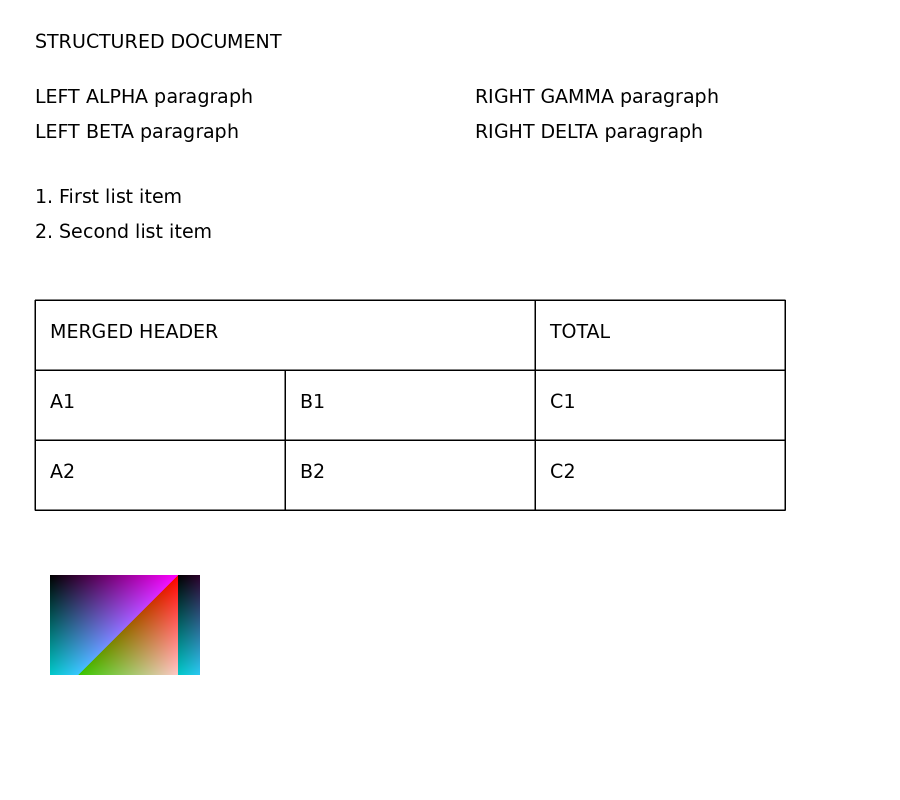
#> input picture scripts/linux-probes/quality/fixtures/structured.png, 1800 x 1600 px, found by its file name (shown at 1/2 size)
$ python probe.py --root ../quality/fixtures
#> lines starting #> are read from the running program, lines starting #| are printed output that depends on the picture; after the words box and inside, x2 and y2 are one past the last pixel; in counts of white or black regions, pixels touching at a corner belong together
"""Begrenzte klassische Qualitätsvorprobe, kein Produktadapter."""
from pathlib import Path
from PIL import Image, ImageDraw
import argparse, csv, hashlib, io, json, re, subprocess, time
import numpy as np

parser=argparse.ArgumentParser(description=__doc__)
parser.add_argument('--root', required=True, type=Path)
ROOT=parser.parse_args().root.resolve()
SOURCE=ROOT/'fixtures/structured.png'
START=time.monotonic()

def groups(values):
    result=[]
    for value in values:
        value=int(value)
        if not result or value>result[-1][-1]+1:result.append([value])
        else:result[-1].append(value)
    return [int(round(sum(group)/len(group))) for group in result]

def geometry(path):
    image=Image.open(path).convert('L');mask=np.asarray(image)<120
    rows=groups(np.flatnonzero(mask.sum(axis=1)>image.width*.65))
    if len(rows)<2:return {'rows':rows,'columns':[],'cells':[]}
    columns=groups(np.flatnonzero(mask[rows[0]:rows[-1]+1].sum(axis=0)>(rows[-1]-rows[0])*.55))
    cells=[]
    for row,(top,bottom) in enumerate(zip(rows,rows[1:])):
        column=0
        while column<len(columns)-1:
            last=column
            while last<len(columns)-2:
                x=columns[last+1]
                boundary=mask[top+6:bottom-6,max(0,x-1):x+2].any(axis=1).mean()
                if boundary>.8:break
                last+=1
            cells.append({'row':row,'firstColumn':column,'lastColumn':last,'box':[columns[column],top,columns[last+1],bottom]})
            column=last+1
    return {'rows':rows,'columns':columns,'cells':cells}

def ocr(path,psm):
    process=subprocess.run(['/usr/bin/tesseract',str(path),'stdout','-l','eng+deu','--psm',str(psm),'tsv'],capture_output=True,text=True,timeout=30)
    assert process.returncode==0,process.stderr
    words=[record for record in csv.DictReader(io.StringIO(process.stdout),delimiter='\t') if record['level']=='5' and record['text'].strip()]
    return words

expected=[(0,0,1,'MERGED HEADER'),(0,2,2,'TOTAL'),(1,0,0,'A1'),(1,1,1,'B1'),(1,2,2,'C1'),(2,0,0,'A2'),(2,1,1,'B2'),(2,2,2,'C2')]
base=Image.open(SOURCE).convert('RGB')
#> base is the input picture: PIL image 1800x1600 RGB; mean R, G, B 247.3, 247.1, 247.6
variants={'original':SOURCE}
base.rotate(2,resample=Image.Resampling.BICUBIC,fillcolor='white').save(ROOT/'fixtures/rotated.png');variants['rotated']=ROOT/'fixtures/rotated.png'
#> after `base.rotate(2, resample=Image.Resampling.BICUBIC, fillcolor='white').s`:
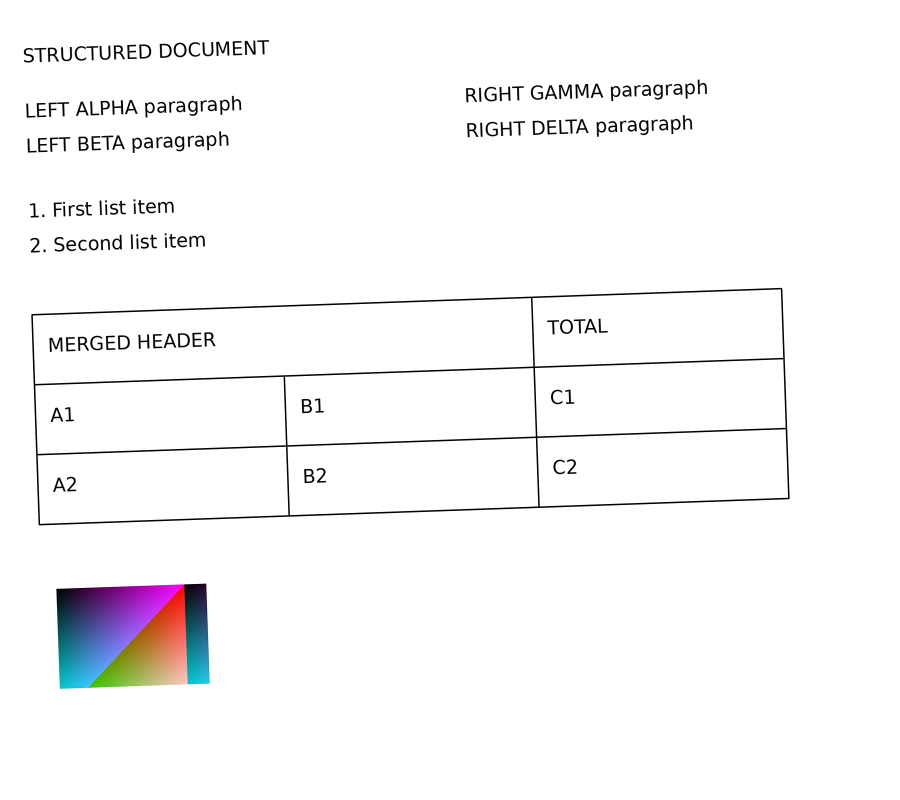
#> saved as rotated.png: PIL image 1800x1600 RGB (shown at 1/2 size); mean R, G, B 247.3, 247.1, 247.6
borderless=base.copy();draw=ImageDraw.Draw(borderless)
for y in [600,740,880,1020]:draw.line((65,y,1575,y),fill='white',width=9)
for x in [70,570,1070,1570]:draw.line((x,735 if x==570 else 595,x,1025),fill='white',width=9)
borderless.save(ROOT/'fixtures/borderless.png');variants['borderless']=ROOT/'fixtures/borderless.png'
#> after `borderless.save(ROOT / 'fixtures/borderless.png')`:
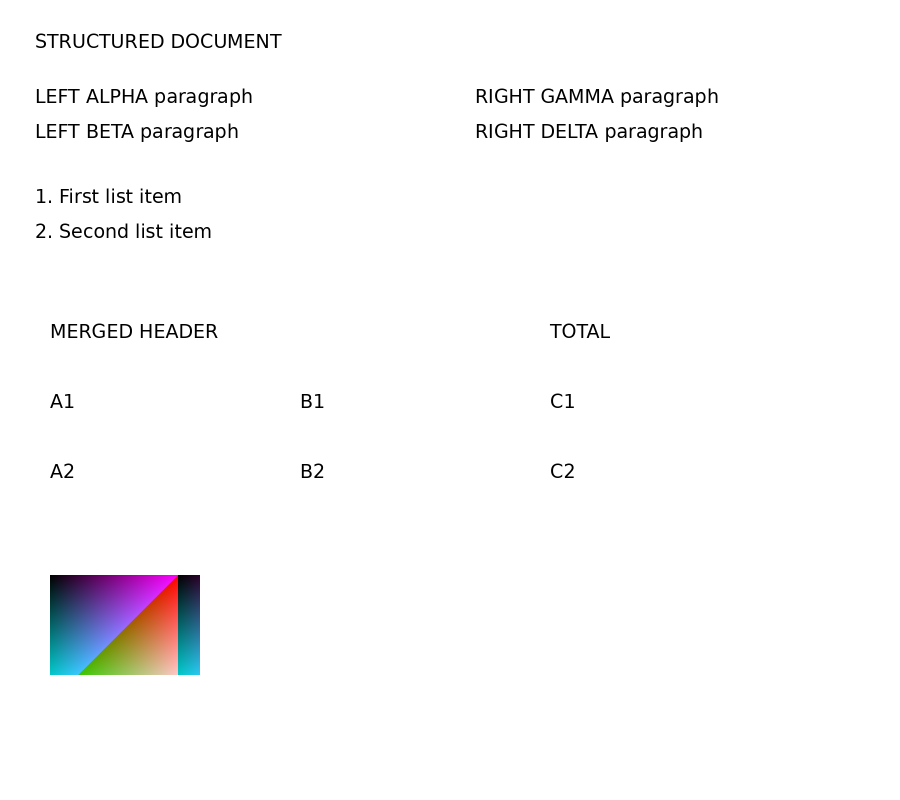
#> saved as borderless.png: PIL image 1800x1600 RGB (shown at 1/2 size); mean R, G, B 249.3, 249.1, 249.6
results={}
for name,path in variants.items():
    shape=geometry(path);results[name]={'geometry':shape,'geometryMatch':[(c['row'],c['firstColumn'],c['lastColumn']) for c in shape['cells']]==[cell[:3] for cell in expected]}
#> in geometry, `mask = np.asarray(image) < 120`:
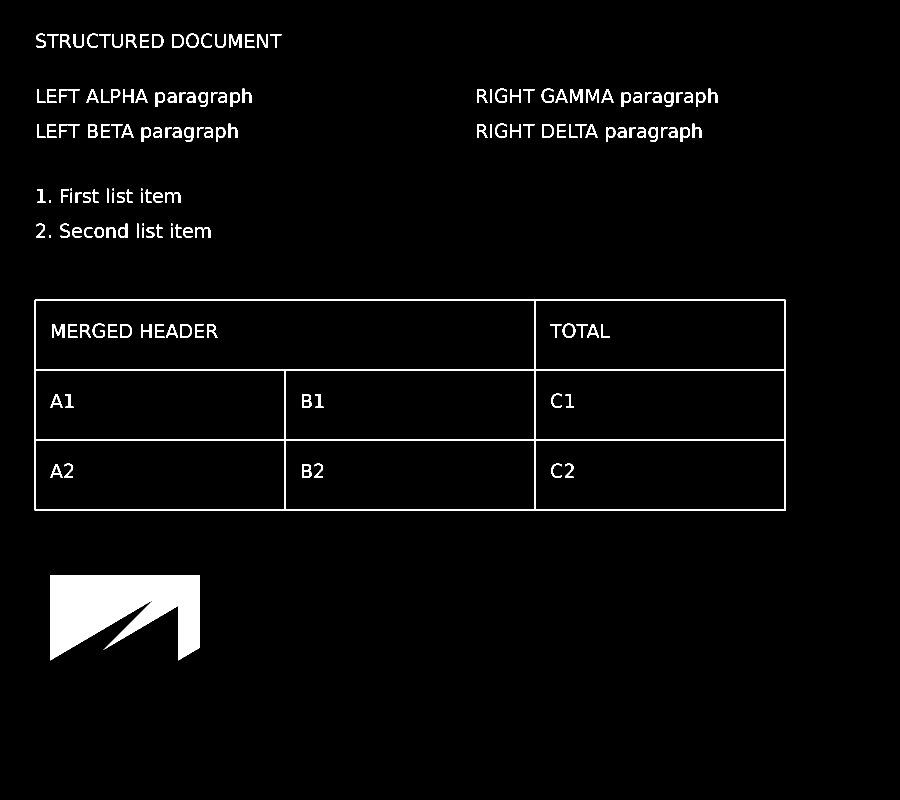
#> mask: shape (1600, 1800) bool (shown at 1/2 size); 3% white; 158 white regions (5 under 20 px), largest, box (x1, y1, x2, y2) and area: (100, 1150, 400, 1321) 35633, (69, 599, 1572, 1022) 22553, (458, 68, 483, 96) 334
#> the loop in groups, `for value in values:` made 12 passes
#> value on passes 1 to 12: 599, 600, 601, 739, 740, 741, 879, 880, 881, 1019, 1020, 1021
#> after the loop in groups, `for value in values:`: result = [[599, 600, 601], [739, 740, 741], [879, 880, 881], [1019, 1020, 1021]]
#> in geometry, `rows=groups(np.flatnonzero(mask.sum(axis=1)>image.width*.65))`: rows = [600, 740, 880, 1020]
#> the loop in groups (call 2), `for value in values:` made 12 passes
#> value on passes 1 to 12: 69, 70, 71, 569, 570, 571, 1069, 1070, 1071, 1569, 1570, 1571
#> in geometry, `columns=groups(np.flatnonzero(mask[rows[0]:rows[-1]+1].sum(axis=0)>(ro..`: columns = [70, 570, 1070, 1570]
#> the loop in geometry, `for row,(top,bottom) in enumerate(zip(rows,rows[1:])):` made 3 passes
#> (top, bottom) on passes 1 to 3: (600, 740), (740, 880), (880, 1020)
#> after the loop in geometry, `for row,(top,bottom) in enumerate(zip(rows,rows[1:])):`: cells = 8 items
#> after `shape = geometry(path)`: shape = 3 items
    if name=='original':
        strings=[]
        for index,cell in enumerate(shape['cells']):
            x0,y0,x1,y1=cell['box'];crop=base.crop((x0+10,y0+10,x1-10,y1-10));target=ROOT/'outputs'/f'cell-{index}.png';crop.save(target)
#> (the run stopped early here; a loop or call above may not have finished)
